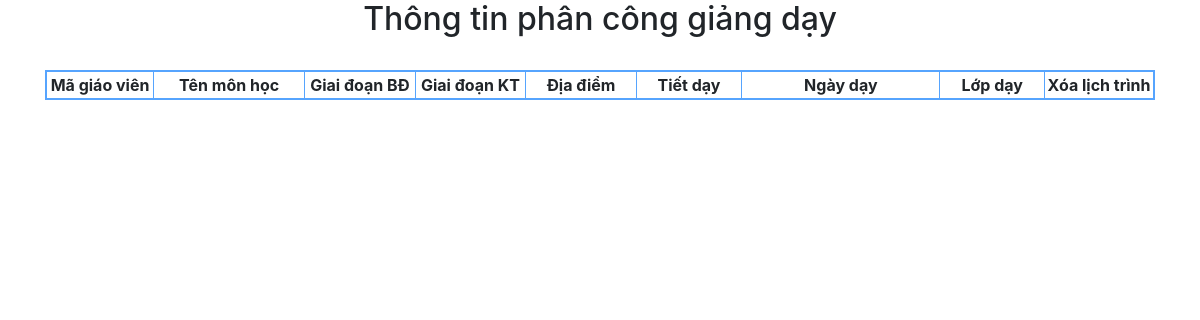
/quanly/dsphanconggiangday.php, run on an earlier commit of the app's database.
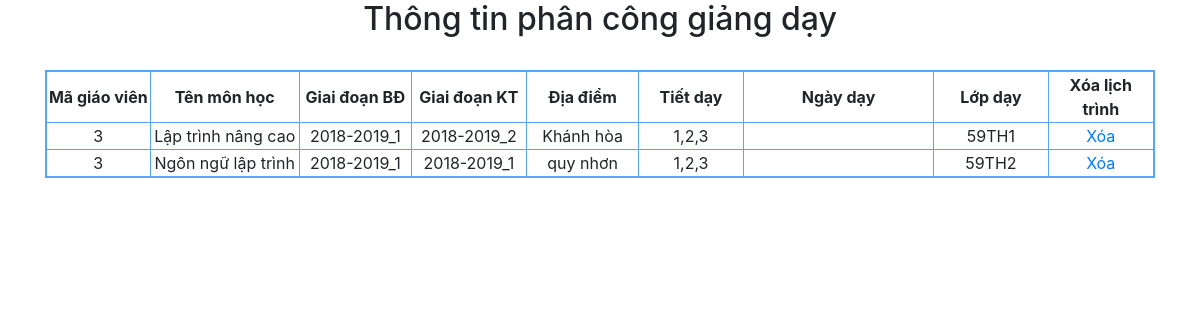
And on a later commit of the database.
### tables this page shows
CREATE TABLE `kehoachgiangday` (
  `ID` int(11) NOT NULL,
  `MAGV` char(25) NOT NULL,
  `TENMONHOC` varchar(50) NOT NULL,
  `GIAIDOANBD` char(50) NOT NULL,
  `GIAIDOANKT` char(50) NOT NULL,
  `DIADIEM` varchar(25) NOT NULL,
  `THOIGIAN` char(15) NOT NULL,
  `LOPDAY` char(25) NOT NULL
);

### quanly/dsphanconggiangday.php (the view, shortened to what this page needs)
<?php
require('../connect.php');
?>
<!DOCTYPE html>
<html lang="en">
  <head>
    <link rel="stylesheet" href="../css/bootstrap.min.css">
  </head>
  <body>
    <div class="container">
          <from method="get">
          <?php
          $sql = mysqli_query($conn,"SELECT * from kehoachgiangday");
          ?>
          <h2 style="text-align: center">Thông tin phân công giảng dạy</h2>
          <br>
          <table border="" style="text-align: center; border: 2px solid #56a4fe;">
              <tr>
                <th width="200px">Mã giáo viên</th>
                <th width="300px">Tên môn học</th>
                <th width="200px">Giai đoạn BĐ</th>
                <th width="200px">Giai đoạn KT</th>
                <th width="200px">Địa điểm</th>
                <th width="200px">Tiết dạy</th>
                <th width="400px">Ngày dạy</th>
                <th width="200px">Lớp dạy</th>
                <th width="200px">Xóa lịch trình</th>
              </tr>
                <?php
                  while($row=mysqli_fetch_assoc($sql)) {
                  $id = $row['ID'];
                ?>
                <tr>
                <td><?php echo $row['MAGV']; ?></td>
                <td><?php echo $row['TENMONHOC']; ?></td>
                <td><?php echo $row['GIAIDOANBD']; ?></td>
                <td><?php echo $row['GIAIDOANKT']; ?></td>
                <td><?php echo $row['DIADIEM']; ?></td>
                <td><?php echo $row['THOIGIAN']; ?></td>
                <td><?php echo $row['DAY']; ?></td>
                <td><?php echo $row['LOPDAY']; ?></td>
                <td><a href="xulydelete.php?id=<?php echo $id; ?>&key=xoa">Xóa</a></td>
              </tr>
            <?php }  ?>
          </table>
          </from>
    </div>
  </body>
</html>

What changed in the data, as far as the page shows it:
added kehoachgiangday: MAGV "3", TENMONHOC "Lập trình nâng cao", GIAIDOANBD "2018-2019_1", GIAIDOANKT "2018-2019_2", DIADIEM "Khánh hòa", THOIGIAN "1,2,3", LOPDAY "59TH1"
added kehoachgiangday: MAGV "3", TENMONHOC "Ngôn ngữ lập trình", GIAIDOANBD "2018-2019_1", GIAIDOANKT "2018-2019_1", DIADIEM "quy nhơn", THOIGIAN "1,2,3", LOPDAY "59TH2"
